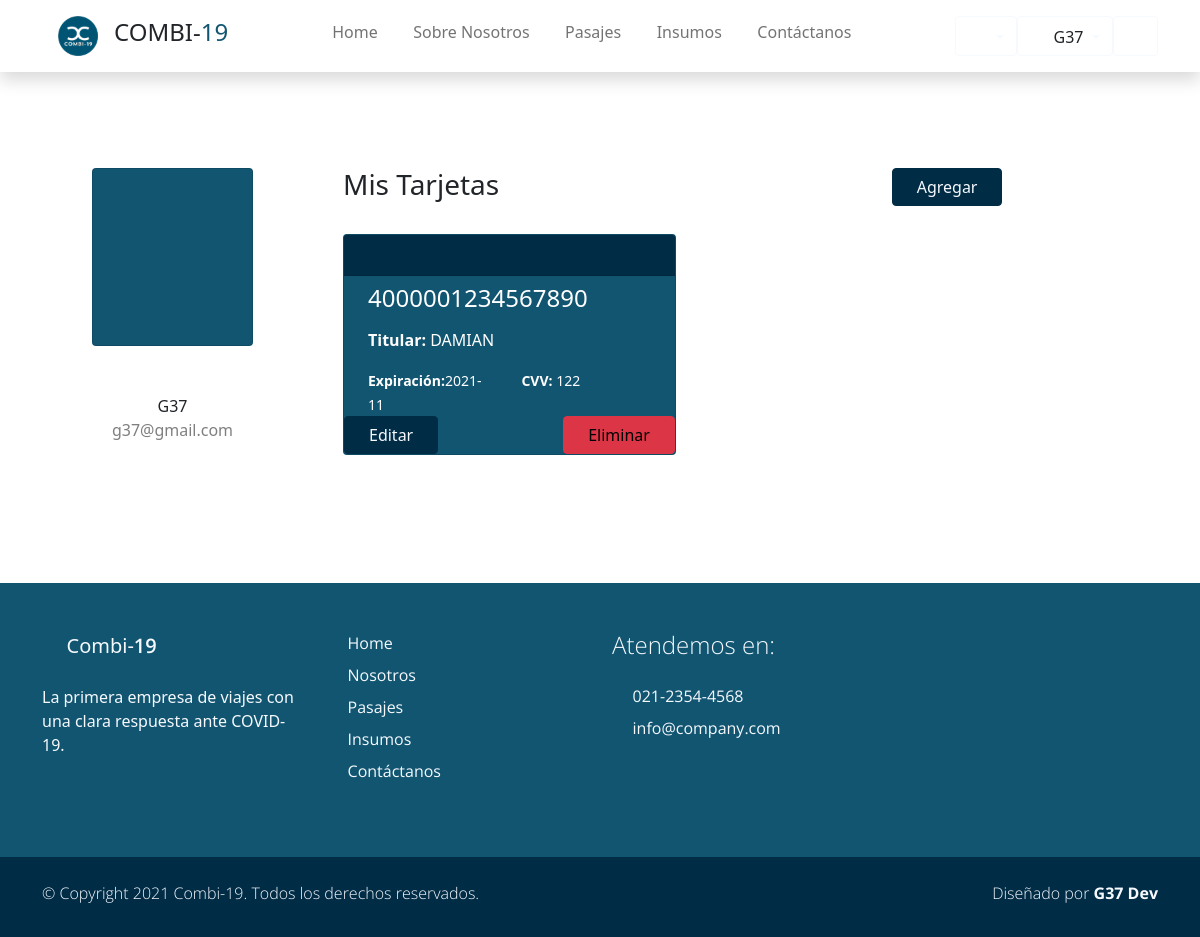
The app's page /tarjetas (signed in), older data.
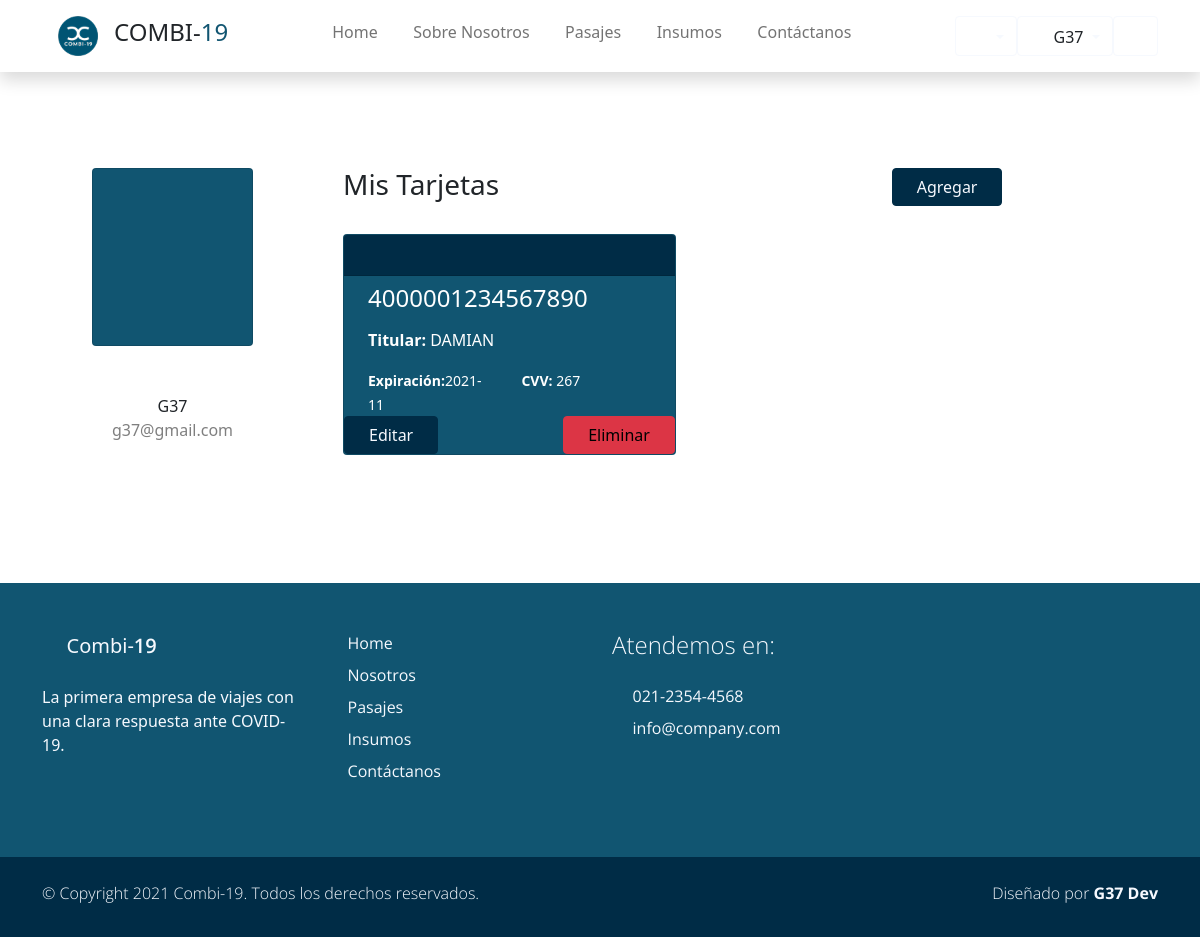
The same page, newer data.
### users/models.py (models this page shows, shortened)
class Account(AbstractBaseUser):
    email               = models.EmailField(verbose_name="email", max_length=60, unique=True)
    dni                 = models.IntegerField(verbose_name="dni", unique=True,)
    first_name          = models.CharField(max_length=30)
    last_name           = models.CharField(max_length=30)
    date_of_birth       = models.DateField(blank=True, null=True)
    is_GOLD             = models.BooleanField(default=False)
    _is_admin           = models.BooleanField(default=False)
    is_active           = models.BooleanField(default=True)
    is_staff            = models.BooleanField(default=False)
    _is_superuser       = models.BooleanField(default=False)
    objects = MyAccountManager()
    class Meta:
        verbose_name        = "Usuario"
        verbose_name_plural = "Usuarios"
    USERNAME_FIELD = 'email'
    REQUIRED_FIELDS = ['dni', 'first_name', 'last_name', 'date_of_birth']
    @property
    def is_superuser(self):
        return self.is_admin
    @property
    def is_admin(self):
        return self.is_staff

class Tarjeta(models.Model):
    usuario = models.ForeignKey(Account, on_delete=models.CASCADE, null=True)
    nro = models.BigIntegerField()
    nombre_titular = models.CharField(max_length= 40)
    fecha_vencimiento = models.CharField(max_length=10 ,default=None,null=True)
    cvv = models.IntegerField(default=None, null=True)
    class Meta:
        verbose_name="Tarjeta"
        verbose_name_plural="Tarjetas"

### users/views.py (the view)
def mistarjetas_view(request):
    tarjetas = Tarjeta.objects.filter(usuario_id=request.user.id)
    return render(request, "users/mistarjetas.html", {"tarjetas": tarjetas})

### users/templates/users/mistarjetas.html (shortened to what this page needs)
{% extends 'Combi19App/base.html' %}
{% load static %}
{% block content %}
<div class="container rounded bg-white mt-5 mb-5">
    <div class="row">
        <div class="col-md-3 border-right">
            <div class="d-flex flex-column align-items-center text-center p-3 py-5">
                <div class="card partner-wap  py-5 px-5">
                    <i class='display-1 text-white bx bx-user'></i>
                </div>
                <span class="font-weight-bold pt-5">{{request.user.first_name}}</span>
                <span class="text-black-50">{{request.user.email}}</span>
            </div>
        </div>
        <div class="col-md-9 border-right">
            <div class="p-3 py-5">
                <div class="row justify-content-between">
                    <h4 class="h3 text-right pb-4 col-md-4">Mis Tarjetas</h4>
                    <span class=" col-md-4">
                        <a href="{% url 'Nueva Tarjeta' %}">
                            <button type="button" class="btn btn-primary px-4">Agregar</button>
                        </a>
                    </span>
                </div>
                <div class="d-flex justify-content-between align-items-center mb-3">
                        {% if tarjetas %}
                            {% for tarjeta in tarjetas %}
                                <div class="col-md-5">
                                    <div class="card text-white bg-primary mb-3">
                                        <div class="card-header bg-secondary">
                                            <i class='bx bx-credit-card-front'></i>
                                        </div>
                                        <h4 class="px-4 py-2">
                                            {{tarjeta.nro}}
                                        </h4>
                                        <p class="card-text px-4"><b>Titular: </b>{{tarjeta.nombre_titular}}</p>
                                        <div class="row px-4">
                                            <div class="col-sm-6">
                                                <small>
                                                    <strong>Expiración:</strong>{{tarjeta.fecha_vencimiento}}
                                                </small>
                                            </div>
                                            <div class="col-sm-6 text-right pb-3">
                                                <small>
                                                    <strong>CVV:</strong> {{tarjeta.cvv}}
                                                </small>
                                            </div>
                                        </div>
                                        <div class="btn-group justify-content-between " role="group" aria-label="Basic example">
                                            <a href="{% url 'Editar Tarjeta' tarjeta_id=tarjeta.id %}"><button type="button" class="btn btn-primary px-4">Editar</button></a>
                                            <a href="{% url 'Eliminar Tarjeta' tarjeta_id=tarjeta.id %}"><button type="button" class="btn btn-danger px-4">Eliminar</button></a>
                                        </div>
                                    </div>
                                </div>
                            {% endfor %}
                        {% endif %}
                    </div>
                </div>
            </div>
        </div>
    </div>
</div>
{% endblock %}

### Combi19App/templates/Combi19App/base.html (shortened to what this page needs)
{% load static %}
<!DOCTYPE html>
<html lang="es">
<head>
    {% load static %}
    <link href="{% static 'Combi19App/css/bootstrap.min.css' %}" rel="stylesheet">
    <link href="{% static 'Combi19App/css/boxicon.min.css' %}" rel="stylesheet">
    <link rel="stylesheet" href="{% static 'Combi19App/css/estilos.css' %}">
</head>
<body>
    <nav id="main_nav" class="navbar navbar-expand-lg navbar-light bg-white shadow">
        <div class="container d-flex justify-content-center align-items-center">
            <a class="navbar-brand h1 " href="index.html">
                <a class="navbar-brand" href="#!"><img src="{% static 'Combi19App/img/logo_is_chiquito.png' %}" width="40">
                </a>
                <span class="text-dark h4">COMBI-</span><span class="text-primary h4">19</span></a>
            <div class="align-self-center collapse navbar-collapse flex-fill  d-lg-flex justify-content-lg-between" id="navbar-toggler-success">
                <div class="flex-fill mx-xl-5 mb-2">
                    <ul class="nav navbar-nav d-flex justify-content-between mx-xl-5 text-center text-dark">
                       <li class="nav-item">
                            <a class="nav-link btn-outline-primary rounded-pill px-2" href="{% url 'Home' %}">Home</a>
                        </li>
                        <li class="nav-item">
                            <a class="nav-link btn-outline-primary rounded-pill px-2" href="{% url 'About' %}">Sobre Nosotros</a>
                        </li>
                        <li class="nav-item">
                            <a class="nav-link btn-outline-primary rounded-pill px-2" href="{% url 'Pasajes' %}">Pasajes</a>
                        </li>
                        <li class="nav-item">
                            <a class="nav-link btn-outline-primary rounded-pill px-2" href="{% url 'Insumos' %}">Insumos</a>
                        </li>
                        <li class="nav-item">
                            <a class="nav-link btn-outline-primary rounded-pill px-2" href="{% url 'Contacto' %}">Contáctanos</a>
                        </li>
                    </ul>
                </div>
                <div class="navbar align-self-center">
                    <div class="btn-group" role="group">
                        <div class="btn-group" role="group">
                            <button class="btn btn-outline-light dropdown-toggle" type="button" id="dropdownMenuButton1" data-toggle="dropdown" aria-haspopup="true" aria-expanded="false">
                                <i class='bx bx-help-circle bx-sm bx-tada-hover text-primary'></i>
                            </button>
                        </div>
                    </div>
                    <div class="btn-group" role="group">
                        <div class="btn-group" role="group">
                            <button class="btn btn-outline-light dropdown-toggle" type="button" id="dropdownMenuButton" data-toggle="dropdown" aria-haspopup="true" aria-expanded="false">
                                <i class='bx bx-user-circle bx-sm text-primary'></i>
                                <span class="text-dark">{{ request.user.first_name }}</span>
                            </button>
                        </div>
                    </div>
                    <div>
                        <a class="btn btn-outline-light" href="{% url 'Logout' %}">
                            <i class='bx bx-log-out-circle bx-sm text-primary'></i>
                        </a>
                    </div>
                    </div>
                </div>
            </div>
    </nav>
    <div class="main">
        {% block content %}
        {% endblock content %}
    <footer class="bg-primary pt-4">
        <div class="container">
            <div class="row py-4">
                <div class="col-lg-3 col-12 align-left">
                    <a class="navbar-brand" href="index.html">
                        <i class='bx bx-bus bx-sm text-light'></i>
                        <span class="text-light h5">Combi-</span><span class="text-light h5 semi-bold-600">19</span>
                    </a>
                    <p class="text-light my-lg-4 my-2">
                        La primera empresa de viajes con una clara respuesta ante COVID-19.
                    </p>
                    <ul class="list-inline footer-icons light-300">
                        <li class="list-inline-item m-0">
                            <a class="text-light" target="_blank" href="http://facebook.com/">
                                <i class='bx bxl-facebook-square bx-md'></i>
                            </a>
                        </li>
                        <li class="list-inline-item m-0">
                            <a class="text-light" target="_blank" href="https://www.linkedin.com/">
                                <i class='bx bxl-linkedin-square bx-md'></i>
                            </a>
                        </li>
                        <li class="list-inline-item m-0">
                            <a class="text-light" target="_blank" href="https://www.whatsapp.com/">
                                <i class='bx bxl-whatsapp-square bx-md'></i>
                            </a>
                        </li>
                    </ul>
                </div>
                <div class="col-lg-3 col-md-4 my-sm-0 mt-4">
                        <ul class="list-unstyled text-light light-300">
                            <li class="pb-2">
                                <i class='bx-fw bx bxs-chevron-right bx-xs'></i><a class="text-decoration-none text-light"
								href="{% url 'Home' %}">Home</a>
                            </li>
                            <li class="pb-2">
                                <i class='bx-fw bx bxs-chevron-right bx-xs'></i><a class="text-decoration-none text-light py-1"
								href="{% url 'About' %}">Nosotros</a>
                            </li>
                            <li class="pb-2">
                                <i class='bx-fw bx bxs-chevron-right bx-xs'></i><a class="text-decoration-none text-light py-1"
								href="#">Pasajes</a>
                            </li>
                            <li class="pb-2">
                                <i class='bx-fw bx bxs-chevron-right bx-xs'></i></i><a class="text-decoration-none text-light py-1"
								href="#"">Insumos</a>
                            </li>
                            <li class="pb-2">
                                <i class='bx-fw bx bxs-chevron-right bx-xs'></i><a class="text-decoration-none text-light py-1"
								href="#">Contáctanos</a>
                            </li>
                        </ul>
                </div>
                <div class="col-lg-3 col-md-4 my-sm-0 mt-4">
                    <h2 class="h4 pb-lg-3 text-light light-300">Atendemos en:</h2>
                    <ul class="list-unstyled text-light light-300">
                        <li class="pb-2">
                            <i class='bx-fw bx bx-phone bx-xs'></i><a class="text-decoration-none text-light py-1"
							href="tel:010-020-0340">021-2354-4568</a>
                        </li>
                        <li class="pb-2">
                            <i class='bx-fw bx bx-mail-send bx-xs'></i><a class="text-decoration-none text-light py-1"
							href="mailto:info@company.com">info@company.com</a>
                        </li>
                    </ul>
                </div>
            </div>
        </div>
        <div class="w-100 bg-secondary py-3">
            <div class="container">
                <div class="row pt-2">
                    <div class="col-lg-6 col-sm-12">
                        <p class="text-lg-start text-center text-light light-300">
                            © Copyright 2021 Combi-19. Todos los derechos reservados.
                        </p>
                    </div>
                    <div class="col-lg-6 col-sm-12">
                        <p class="text-lg-end text-center text-light light-300">
                            Diseñado por <a rel="sponsored" class="text-decoration-none text-light"
							href="https://cursophp.com.ar/" target="_blank"><strong>G37 Dev</strong></a>
                        </p>
                    </div>
                </div>
            </div>
        </div>
    </footer>

### Combi19App/static/Combi19App/css/estilos.css (style rules this page uses)
html { font-family: 'Open Sans', sans-serif; }
p, a { font-weight: 400; }
.h3 { font-size: 28px; }
.light-300 { font-family: 'Open Sans', sans-serif !important; font-weight: 300; }
.semi-bold-600 { font-family: 'Open Sans', sans-serif !important; font-weight: 600; }
.text-primary { color: #115571 !important }
.btn-primary { color: #f6f9fe; background-color: #002c46; border-color: #002c46; }
.btn-outline-primary { color: #002c46; border-color: #002c46; }
.bg-primary { background-color: #115571 !important; }
.bg-secondary { background-color: #002c46 !important; }
.partner-wap { background-color: #115571; transition: 1s; cursor: pointer; }

Row changes from the older to the newer data that the page shows:
removed Tarjeta: nro "4000001234567890", nombre_titular "DAMIAN", fecha_vencimiento "2021-11", cvv "122"
added Tarjeta: nro "4000001234567890", nombre_titular "DAMIAN", fecha_vencimiento "2021-11", cvv "267"
